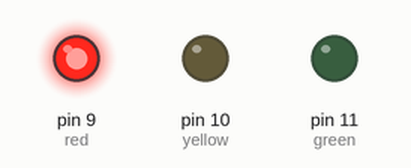
The sketch below on a simulated Arduino Uno, built with avr-gcc and run on an emulated ATmega328P. On the bench: output pins drawn as LEDs (lit = HIGH).

Above: at 0.5 s.
At 2.5 s:
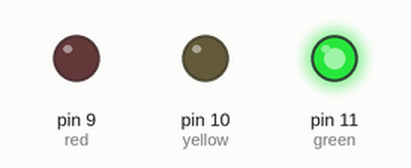
At 3.5 s:
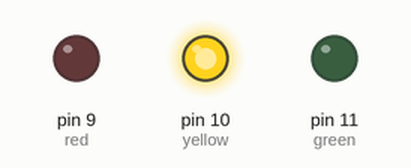
Timing chart, 0 to 5.2 s (numbered marks = the images above):
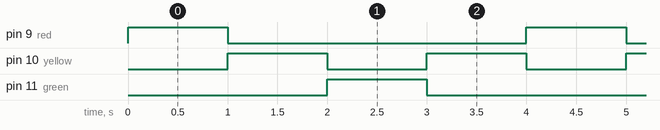

Measured:
- by itself, pin 9 (red), pin 11 (green): alternates HIGH for 1.0 s and LOW for 3.0 s
- by itself, pin 10 (yellow): alternates HIGH for 1.0 s and LOW for 1.0 s
- by itself, everything shown: repeats every 4.0 s, in 5 steps

The sketch:

ArduinoUnoProject.ino
```cpp
int red = 9, yellow = 10, green = 11;

void setup() {
  // put your setup code here, to run once:
  pinMode(red, OUTPUT);
  pinMode(yellow, OUTPUT);
  pinMode(green, OUTPUT);

}

void loop() {
  // put your main code here, to run repeatedly:
  digitalWrite(red, HIGH);
  delay(1000);
  digitalWrite(red, LOW);
  digitalWrite(yellow, HIGH);
  delay(1000);
  digitalWrite(yellow, LOW);
  digitalWrite(green, HIGH);
  delay(1000);
  digitalWrite(green, LOW);
  digitalWrite(yellow, HIGH);
  delay(1000);
  digitalWrite(yellow, LOW);
}
```

Schematic1_Solution1.c
```cpp
/*
 * trafficLight.c
 *
 * Created: 02/12/2017 12:26:50 PM
 * Author : mahir
 */

#include <avr/io.h>
#include <util/delay.h>

int main(void)
{
    DDRD = 0xff;    // Set all Port D pins as outputs

	while(1)
	{
		PORTD = 0b00000100;	// Only PD2 (RED) Active HIGH
		_delay_ms(1000);	// delay 1 sec
		PORTD = 0b00001000;	// Only PD3 (YELLOW) Active HIGH
		_delay_ms(1000);
		PORTD = 0b00010000;	// Only PD4 (GREEN) Active HIGH
		_delay_ms(1000);
		PORTD = 0b00001000;	// Only PD3 (YELLOW) Active HIGH
		_delay_ms(1000);
	}
    return 0;
}
```

Schematic1_Solution2.c
```cpp
/*
 * trafficLight.c
 *
 * Created: 02/12/2017 12:36:50 PM
 * Author : mahir
 */

#include <avr/io.h>
#include <util/delay.h>

int main(void)
{
    DDRD = 0xff;	// Set all Port D pins as outputs

	while(1)
	{
		PORTD = (1 << PD2);
		_delay_ms(1000);
		PORTD = (1 << PD3);
		_delay_ms(1000);
		PORTD = (1 << PD4);
		_delay_ms(1000);
		PORTD = (1 << PD3);
		_delay_ms(1000);
	}

    return 0;
}
```

Schematic1_Solution3.c
```cpp
/*
 * trafficLight.c
 *
 * Created: 02/12/2017 12:40:22 PM
 * Author : mahir
 */

#include <avr/io.h>
#include <util/delay.h>

int main(void)
{
    DDRD = 0xff;	// Set all Port D pins as outputs
    uint8_t i;

	while(1)
	{

    for (i=2; i<5; i++)
		{
			PORTD = (0b00000001 << i);
			_delay_ms(1000);
		}

			PORTD = (0b00000001 << 3);
			_delay_ms(1000);

	}

    return 0;
}
```

Schematic1_Solution4.c
```cpp
/*
 * trafficLight.c
 *
 * Created: 02/12/2017 12:40:22 PM
 * Author : mahir
 */

#include <avr/io.h>
#include <util/delay.h>

int main(void)
{
    DDRD = 0xff;	// Set all Port D pins as outputs
    uint8_t i;

	while(1)
	{

    for (i=2; i<5; i++)
		{
			PORTD = _BV(i);
			_delay_ms(1000);
		}

			PORTD = _BV(3);
			_delay_ms(1000);

	}

    return 0;
}
```

Schematic2_Solution1.c
```cpp
/*
 * trafficLight.c
 *
 * Created: 02/14/2017 02:24:55 AM
 * Author : mahir
 */

#include <avr/io.h>
#include <util/delay.h>

int main(void)
{
    DDRD = 0xff;	// Set all Port D pins as outputs

	while(1)
	{
		PORTD = 0b11111011;   // Only PD2 Active LOW
		_delay_ms(1000);
		PORTD = 0b11110111;   // Only PD3 Active LOW
		_delay_ms(1000);
		PORTD = 0b11101111;   // Only PD4 Active LOW
		_delay_ms(1000);
		PORTD = 0b11110111;   // Only PD3 Active LOW
		_delay_ms(1000);
	}

    return 0;
}
```

Schematic2_Solution2.c
```cpp
/*
 * trafficLight.c
 *
 * Created: 02/14/2017 02:43:15 AM
 * Author : mahir
 */

#include <avr/io.h>
#include <util/delay.h>

int main(void)
{
    DDRD = 0xff;	// Set all Port D pins as outputs

	while(1)
	{
		PORTD = ~(1 << PD2);
		_delay_ms(1000);
		PORTD = ~(1 << PD3);
		_delay_ms(1000);
		PORTD = ~(1 << PD4);
		_delay_ms(1000);
		PORTD = ~(1 << PD3);
		_delay_ms(1000);
	}

    return 0;
}
```

Schematic2_Solution3.c
```cpp
/*
 * trafficLight.c
 *
 * Created: 02/14/2017 02:48:50 AM
 * Author : mahir
 */

#include <avr/io.h>
#include <util/delay.h>

int main(void)
{
    DDRD = 0xff;	// Set all Port D pins as outputs
    uint8_t i;


	while(1)
	{

		for (i=2; i<5; i++)
		{
			PORTD = ~(0b00000001 << i);
			_delay_ms(1000);
		}

			PORTD = ~(0b00000001 << 3);
			_delay_ms(1000);

	}

    return 0;
}
```

Schematic2_Solution4.c
```cpp
/*
 * trafficLight.c
 *
 * Created: 02/14/2017 02:55:20 AM
 * Author : mahir
 */

#include <avr/io.h>
#include <util/delay.h>

int main(void)
{
    DDRD = 0xff;	// Set all Port D pins as outputs
    uint8_t i;

	while(1)
	{

		for (i=2; i<5; i++)
		{
			PORTD = ~(_BV(i));
			_delay_ms(1000);
		}

			PORTD = ~(_BV(3));
			_delay_ms(1000);

	}

    return 0;
}
```
